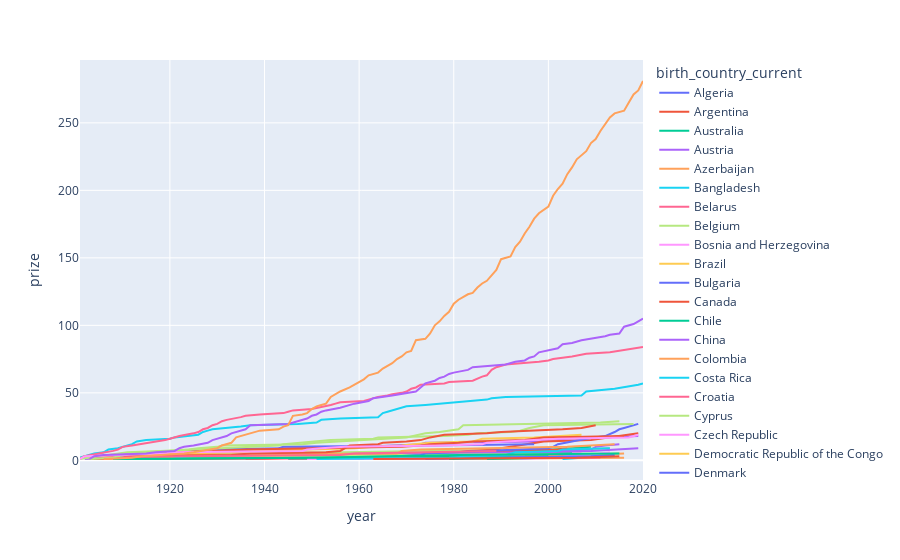

The cell this chart's notebook holds for it:
### Code cell
fig = px.line(cumulative_prizes,
              x='year',
              y='prize',
              color='birth_country_current',
              hover_name='birth_country_current')

fig.show()
